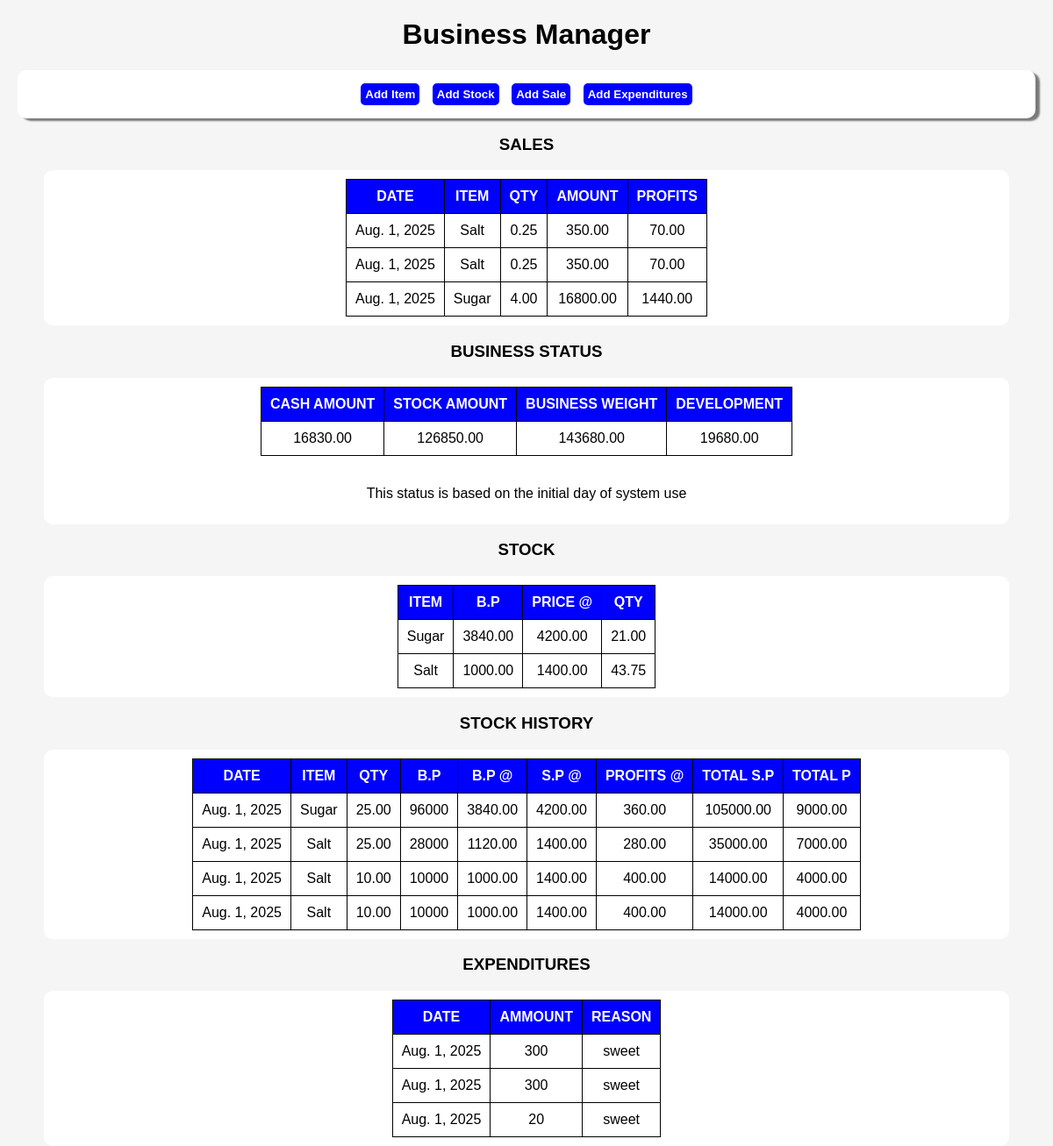
/home/, run on the app's committed database.
### Users/models.py (models this page shows)
class Sales(models.Model):
    date = models.DateField(auto_now_add=True)
    item = models.CharField(max_length = 100)
    quantity = models.DecimalField(max_digits=15, decimal_places=2, default=0.0)
    amount = models.DecimalField(max_digits=15, decimal_places=2, default=0.0)
    profits = models.DecimalField(max_digits=15, decimal_places=2, default=0.0)

class Status(models.Model):
    available_cash = models.DecimalField(max_digits=15, decimal_places=2, default=0.0)
    stock_amount = models.DecimalField(max_digits=15, decimal_places=2, default=0.0)
    weight = models.DecimalField(max_digits=15, decimal_places=2, default=0.0)#cash+stock
    profits = models.DecimalField(max_digits=15, decimal_places=2, default=0.0)#cash(updated after sale)
    development = models.DecimalField(max_digits=15, decimal_places=2, default=0.0)#since first date of system use

class AvailableStock(models.Model):
    item = models.CharField(max_length=100, unique=True)
    qty = models.DecimalField(max_digits=15, decimal_places=2, default=0.0)
    buying_price_each = models.DecimalField(max_digits=15, decimal_places=2, default=0.0)
    selling_price_each = models.DecimalField(max_digits=15, decimal_places=2, default=0.0)
    profits_each = models.DecimalField(max_digits=15, decimal_places=2, default=0.0)

class StockHistory(models.Model):
    date = models.DateField(auto_now_add=True)
    item = models.CharField(max_length=100)
    qty = models.DecimalField(max_digits=15, decimal_places=2, default=0.0)
    total_buying_price = models.IntegerField()
    buying_price_each = models.DecimalField(max_digits=15, decimal_places=2, default=0.0)
    selling_price_each = models.DecimalField(max_digits=15, decimal_places=2, default=0.0)
    profits_each = models.DecimalField(max_digits=15, decimal_places=2, default=0.0)
    total_selling_price = models.DecimalField(max_digits=15, decimal_places=2, default=0.0)
    total_profits = models.DecimalField(max_digits=15, decimal_places=2, default=0.0)

class Expenditure(models.Model):
    date = models.DateField(auto_now_add=True)
    amount = models.IntegerField()
    reason = models.CharField(max_length = 100)

### Users/views.py (the view)
# urls.py: path('home/', dashboard, name='home'),
def dashboard(request):
    status = Status.objects.get(id = 1)
    items = ItemList.objects.all()
    sales = Sales.objects.all()
    stock = AvailableStock.objects.all()
    hist = StockHistory.objects.all()
    exp = Expenditure.objects.all()
    data = {
        'status':status,
        'items':items,
        'sales':sales,
        'stock':stock,
        'history': hist,
        'expenditures':exp,
    }
    for item in items:
        print('\n', item.item)
    return render(request, 'dashboard.html',data)

### Users/templates/dashboard.html (shortened to what this page needs)
<!DOCTYPE html>
<html lang="en">
<head>
    <link rel="stylesheet" href="./../static/Users/css/dashboard.css" />
</head>
<body>
    <div class="main-content">
        <h1>Business Manager</h1>
        <div class="content">
            <button type="button" onclick="addItem()">Add Item</button>
            <button type="button" onclick="addStock()">Add Stock</button>
            <button type="button" onclick="addSale()">Add Sale</button>
            <button type="button" onclick="addExpenditure()">Add Expenditures</button>
        </div>
        <h3>SALES</h3>
        <div class="status-table">
            <table>
                <tbody>
                    <tr>
                        <th>DATE</th>
                        <th>ITEM</th>
                        <th>QTY</th>
                        <th>AMOUNT</th>
                        <th>PROFITS</th>
                    </tr>
                    {% for sale in sales %}
                    <tr>
                        <td>{{sale.date}}</td>
                        <td>{{sale.item}}</td>
                        <td>{{sale.quantity}}</td>
                        <td>{{sale.amount}}</td>
                        <td>{{sale.profits}}</td>
                    </tr>
                    {% endfor %}
                </tbody>
            </table>
        </div>
        <h3>BUSINESS STATUS</h3>
        <div class="status-table">
            <table>
                <tbody>
                    <tr>
                        <th>CASH AMOUNT</th>
                        <th>STOCK AMOUNT</th>
                        <th>BUSINESS WEIGHT</th>
                        <th>DEVELOPMENT</th>
                    </tr>
                    <tr>
                        <td>{{status.available_cash}}</td>
                        <td>{{status.stock_amount}}</td>
                        <td>{{status.weight}}</td>
                        <td>{{status.development}}</td>
                    </tr>
                </tbody>
            </table><br />
            <p>This status is based on the initial day of system use</p>
        </div>
        <h3>STOCK</h3>
        <div class="status-table">
            <table>
                <tbody>
                    <tr>
                        <th>ITEM</th>
                        <th>B.P</th>
                        <th>PRICE @</th>
                        <th>QTY</th>
                    </tr>
                    {% for st in stock %}
                    <tr>
                        <td>{{st.item}}</td>
                        <td>{{st.buying_price_each}}</td>
                        <td>{{st.selling_price_each}}</td>
                        <td>{{st.qty}}</td>
                    </tr>
                    {% endfor %}
                </tbody>
            </table>
        </div>
        <h3>STOCK HISTORY</h3>
        <div class="status-table">
            <table>
                <tbody>
                    <tr>
                        <th>DATE</th>
                        <th>ITEM</th>
                        <th>QTY</th>
                        <th>B.P</th>
                        <th>B.P @</th>
                        <th>S.P @</th>
                        <th>PROFITS @</th>
                        <th>TOTAL S.P</th>
                        <th>TOTAL P</th>
                    </tr>
                    {% for hist in history %}
                    <tr>
                        <td>{{hist.date}}</td>
                        <td>{{hist.item}}</td>
                        <td>{{hist.qty}}</td>
                        <td>{{hist.total_buying_price}}</td>
                        <td>{{hist.buying_price_each}}</td>
                        <td>{{hist.selling_price_each}}</td>
                        <td>{{hist.profits_each}}</td>
                        <td>{{hist.total_selling_price}}</td>
                        <td>{{hist.total_profits}}</td>
                    </tr>
                    {% endfor %}
                </tbody>
            </table>
        </div>
        <h3>EXPENDITURES</h3>
        <div class="status-table">
            <table>
                <tbody>
                    <tr>
                        <th>DATE</th>
                        <th>AMMOUNT</th>
                        <th>REASON</th>
                    </tr>
                    {% for exp in expenditures %}
                    <tr>
                        <td>{{exp.date}}</td>
                        <td>{{exp.amount}}</td>
                        <td>{{exp.reason}}</td>
                    </tr>
                    {% endfor %}
                </tbody>
            </table>
        </div>
    </div>
</body>
</html>

### Users/static/Users/css/dashboard.css (style rules this page uses)
body { font-family: Arial ; background-color: whitesmoke; display: block; margin: 0 auto; }
.main-content { width: 100vw; height: 100vh; text-align: center; display: block; margin: 0 auto; }
.content { height: auto; width: 95%; margin-top: 20px; margin: 0 auto; background-color: white; padding: 10px; box-shadow: 5px 3px 2px rgba(0, 0, 0, 0.5); border-radius: 10px; }
button { margin: 5%; border-radius: 5px; margin: 5px; padding: 5px; background-color: blue; border: none; color: white; text-decoration: none; font-weight: bolder; }
.status-table { text-align: center; background-color: white; overflow: auto; padding: 10px; margin: 0 auto; width: 90%; border-radius: 10px; }
table, tr, td, th { margin: 0 auto; width: auto; border: 1px solid black; border-collapse: collapse; padding: 10px; }
th { color: white; background-color: blue; }

### data on the page
Sales: date "Aug. 1, 2025", item "Salt", quantity "0.25", amount "350.00", profits "70.00"
Sales: date "Aug. 1, 2025", item "Salt", quantity "0.25", amount "350.00", profits "70.00"
Sales: date "Aug. 1, 2025", item "Sugar", quantity "4.00", amount "16800.00", profits "1440.00"
Status: available_cash "16830.00", stock_amount "126850.00", weight "143680.00", development "19680.00"
AvailableStock: item "Sugar", buying_price_each "3840.00", selling_price_each "4200.00", qty "21.00"
AvailableStock: item "Salt", buying_price_each "1000.00", selling_price_each "1400.00", qty "43.75"
StockHistory: date "Aug. 1, 2025", item "Sugar", qty "25.00", total_buying_price "96000", buying_price_each "3840.00", selling_price_each "4200.00", profits_each "360.00", total_selling_price "105000.00", total_profits "9000.00"
StockHistory: date "Aug. 1, 2025", item "Salt", qty "25.00", total_buying_price "28000", buying_price_each "1120.00", selling_price_each "1400.00", profits_each "280.00", total_selling_price "35000.00", total_profits "7000.00"
StockHistory: date "Aug. 1, 2025", item "Salt", qty "10.00", total_buying_price "10000", buying_price_each "1000.00", selling_price_each "1400.00", profits_each "400.00", total_selling_price "14000.00", total_profits "4000.00"
StockHistory: date "Aug. 1, 2025", item "Salt", qty "10.00", total_buying_price "10000", buying_price_each "1000.00", selling_price_each "1400.00", profits_each "400.00", total_selling_price "14000.00", total_profits "4000.00"
Expenditure: date "Aug. 1, 2025", amount "300", reason "sweet"
Expenditure: date "Aug. 1, 2025", amount "300", reason "sweet"
Expenditure: date "Aug. 1, 2025", amount "20", reason "sweet"
